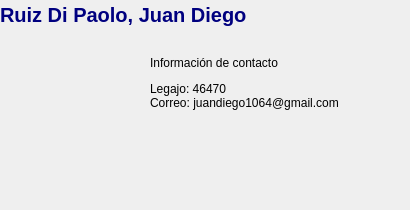
          <widget class="QWidget" name="page_6">
           <widget class="QFrame" name="frame_7">
            <property name="geometry">
             <rect>
              <x>0</x>
              <y>0</y>
              <width>401</width>
              <height>201</height>
             </rect>
            </property>
            <property name="frameShape">
             <enum>QFrame::NoFrame</enum>
            </property>
            <property name="frameShadow">
             <enum>QFrame::Raised</enum>
            </property>
            <widget class="QLabel" name="label_52">
             <property name="geometry">
              <rect>
               <x>0</x>
               <y>0</y>
               <width>261</width>
               <height>31</height>
              </rect>
             </property>
             <property name="font">
              <font>
               <family>MS Sans Serif</family>
               <pointsize>15</pointsize>
               <weight>75</weight>
               <italic>false</italic>
               <bold>true</bold>
              </font>
             </property>
             <property name="text">
              <string>&lt;html&gt;&lt;head/&gt;&lt;body&gt;&lt;p&gt;&lt;span style=&quot; color:#00007f;&quot;&gt;Ruiz Di Paolo, Juan Diego&lt;/span&gt;&lt;/p&gt;&lt;/body&gt;&lt;/html&gt;</string>
             </property>
            </widget>
            <widget class="QLabel" name="label_53">
             <property name="geometry">
              <rect>
               <x>150</x>
               <y>40</y>
               <width>241</width>
               <height>101</height>
              </rect>
             </property>
             <property name="text">
              <string>&lt;html&gt;&lt;head/&gt;&lt;body&gt;&lt;p&gt;Información de contacto&lt;/p&gt;&lt;p&gt;Legajo: 46470&lt;br/&gt;Correo: juandiego1064@gmail.com&lt;br/&gt;&lt;/p&gt;&lt;/body&gt;&lt;/html&gt;</string>
             </property>
             <property name="scaledContents">
              <bool>false</bool>
             </property>
             <property name="wordWrap">
              <bool>true</bool>
             </property>
            </widget>
            <widget class="QLabel" name="label_54">
             <property name="geometry">
              <rect>
               <x>10</x>
               <y>30</y>
               <width>131</width>
               <height>151</height>
              </rect>
             </property>
             <property name="text">
              <string/>
             </property>
             <property name="pixmap">
              <pixmap>Logo/Juan.jpg</pixmap>
             </property>
             <property name="scaledContents">
              <bool>true</bool>
             </property>
            </widget>
           </widget>
          </widget>
